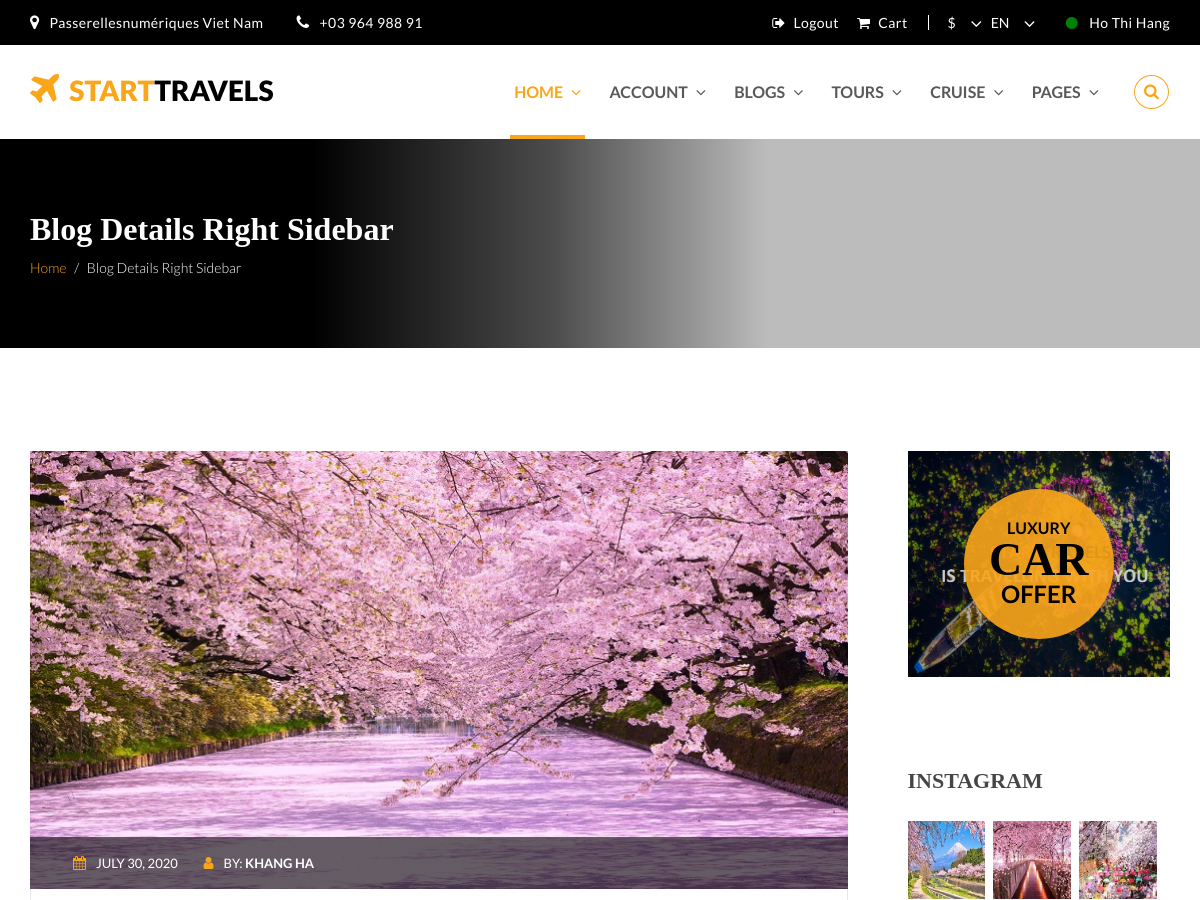
The page /blog-detail-right-sidebar.php (upper part) on the database as committed earlier.
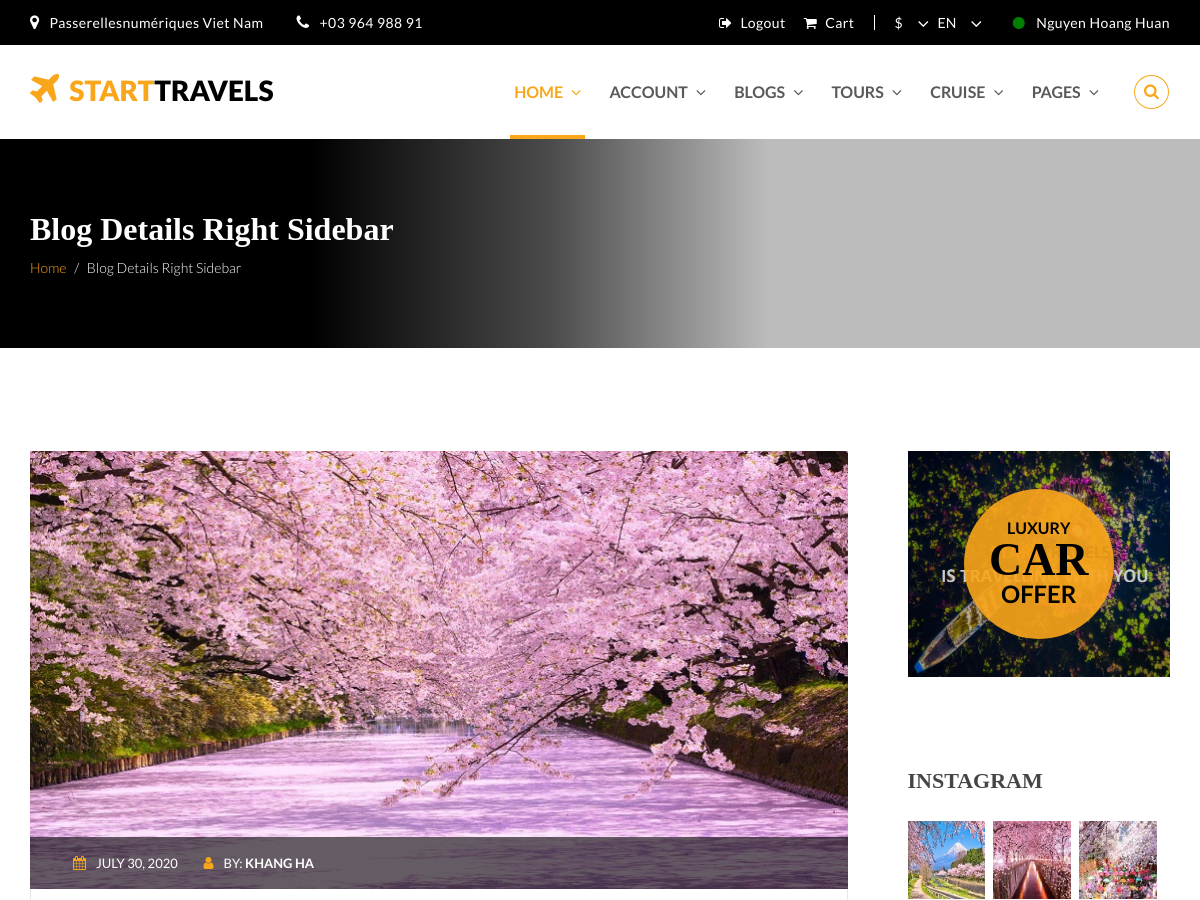
The same page on the database as committed later.
### tables this page shows
CREATE TABLE `activity` (
  `activity_id` int(11) NOT NULL,
  `activity_name` text NOT NULL,
  `activity_password` text NOT NULL
);

### login_set.php (called while the page is built, shortened)
<?php
class user{
    private $server ="localhost";
    private $username = "root";
    private $password;
    private $database="startravel";
private $link;
public function __construct(){
      try{
          $this->link=new mysqli($this->server,$this->username,$this->password,$this->database);
      }catch(Exception $e){
          echo "connection failed". $e->getMessage();
      }
}
 public function fetch(){
    $row=null;
    $query="select * from activity";
    if ($sql=$this->link->query($query)){
          while ($data=mysqli_fetch_assoc($sql)){
              $row[]=$data;
          }
    }
    return $row;
}
}
?>

### blog-detail-right-sidebar.php (the view, shortened to what this page needs)
<!doctype html>
<html lang="en">
<head>
    <link rel="stylesheet" href="css/bootstrap.min.css">
    <link rel="stylesheet" href="css/font-awesome.min.css">
    <link rel="stylesheet" href="css/style.css">
    <link rel="stylesheet" id="cpswitch" href="css/orange.css">
    <link rel="stylesheet" href="css/responsive.css">
</head>
<body>
    <div id="top-bar" class="tb-text-white">
        <div class="container">
            <div class="row">
                <div class="col-xs-12 col-sm-6 col-md-6 col-lg-6">
                    <div id="info">
                        <ul class="list-unstyled list-inline">
                            <li><span><i class="fa fa-map-marker"></i></span>Passerellesnumériques Viet Nam</li>
                            <li><span><i class="fa fa-phone"></i></span>+03 964 988 91</li>
                        </ul>
                    </div>
                </div>
                <div class="col-xs-12 col-sm-6 col-md-6 col-lg-6">
                    <div id="links">
                        <ul class="list-unstyled list-inline">
                            <li><a href="logout.php" id="thanh3"><span><i class="fa fa-sign-out"></i></span>Logout</a></li>
                            <li><a href="cart.php" id="thanh4"><span><i class="fa fa-shopping-cart"></i></span>Cart</a>
                            <li>
                                <form>
                                    <ul class="list-inline">
                                        <li>
                                            <div class="form-group currency">
                                                <span><i class="fa fa-angle-down"></i></span>
                                                <select class="form-control">
                                                         <option value="">$</option>
                                                     </select>
                                            </div>
                                        </li>
                                        <li>
                                            <div class="form-group language">
                                                <span><i class="fa fa-angle-down"></i></span>
                                                <select class="form-control">
                                                         <option value="">EN</option>
                                                     </select>
                                            </div>
                                        </li>
                                        <li>
                                            <a id="ten"><span><i class="fa fa-circle blackiconcolor"></i></span>
                                                <?php
                                                include('login_set.php');
                                                $ten = new user();
                                                $rows = $ten->fetch();
                                                if (!empty($rows)) {
                                                    foreach ($rows as $row) {
                                                        $name = $row['activity_name'];
                                                    }
                                                    echo $name;
                                                }
                                                ?></a>
                                        </li>
                                    </ul>
                                </form>
                            </li>
                        </ul>
                    </div>
                </div>
            </div>
        </div>
    </div>
    <nav class="navbar navbar-default main-navbar navbar-custom navbar-white" id="mynavbar-1">
        <div class="container">
            <div class="navbar-header">
                <a href="index.php" class="navbar-brand"><span><i class="fa fa-plane"></i>START</span>TRAVELS</a>
            </div>
            <div class="collapse navbar-collapse" id="myNavbar1">
                <ul class="nav navbar-nav navbar-right navbar-search-link">
                    <li class="dropdown active"><a href="#" class="dropdown-toggle" data-toggle="dropdown">HOME<span><i class="fa fa-angle-down"></i></span></a>
                    </li>
                    <li class="dropdown"><a href="#" class="dropdown-toggle" data-toggle="dropdown">Account<span><i class="fa fa-angle-down"></i></span></a>
                    </li>
                    <li class="dropdown"><a href="#" class="dropdown-toggle" data-toggle="dropdown">Blogs<span><i class="fa fa-angle-down"></i></span></a>
                    </li>
                    <li class="dropdown"><a href="#" class="dropdown-toggle" data-toggle="dropdown">Tours<span><i class="fa fa-angle-down"></i></span></a>
                    </li>
                    <li class="dropdown"><a href="#" class="dropdown-toggle" data-toggle="dropdown">Cruise<span><i class="fa fa-angle-down"></i></span></a>
                    </li>
                    <li class="dropdown"><a href="#" class="dropdown-toggle" data-toggle="dropdown">Pages<span><i class="fa fa-angle-down"></i></span></a>
                    </li>
                    <li><a href="javascript:void(0)" class="search-button"><span><i class="fa fa-search"></i></span></a></li>
                </ul>
            </div>
        </div>
    </nav>
    <section class="page-cover" id="cover-blog-details">
        <div class="container">
            <div class="row">
                <div class="col-sm-12">
                    <h1 class="page-title">Blog Details Right Sidebar</h1>
                    <ul class="breadcrumb">
                        <li><a href="index.php">Home</a></li>
                        <li class="active">Blog Details Right Sidebar</li>
                    </ul>
                </div>
            </div>
        </div>
    </section>
    <section class="innerpage-wrapper">
        <div id="blog-details" class="innerpage-section-padding">
            <div class="container">
                <div class="row">
                    <div class="col-xs-12 col-sm-12 col-md-9 col-lg-9 content-side">
                        <div class="space-right">
                            <div class="blog-post">
                                <div class="main-img blog-post-img">
                                    <img src="images/141711.jpg" class="img-responsive" alt="blog-post-image" />
                                    <div class="main-mask blog-post-info">
                                        <ul class="list-inline list-unstyled blog-post-info">
                                            <li><span><i class="fa fa-calendar"></i></span>July 30, 2020</li>
                                            <li><span><i class="fa fa-user"></i></span>By: <a href="#">Khang Ha</a></li>
                                        </ul>
                                    </div>
                                </div>
                                <div class="blog-post-detail">
                                </div>
                            </div>
                        </div>
                    </div>
                    <div class="col-xs-12 col-sm-12 col-md-3 col-lg-3 side-bar blog-sidebar right-side-bar">
                        <div class="row">
                            <div class="col-xs-12 col-sm-6 col-md-12">
                                <div class="side-bar-block main-block ad-block">
                                    <div class="main-img ad-img">
                                        <a href="#">
                                            <div class="ad-mask">
                                                <div class="ad-text">
                                                    <span>Luxury</span>
                                                    <h2>Car</h2>
                                                    <span>Offer</span>
                                                </div>
                                            </div>
                                        </a>
                                    </div>
                                </div>
                            </div>
                            <div class="col-xs-12 col-sm-6 col-md-12">
                                <div class="side-bar-block instagram">
                                    <h2 class="side-bar-heading">Instagram</h2>
                                    <ul class="list-unstyled list-inline">
                                        <li>
                                            <a href="#"><img src="images/hoa1.jpg" class="img-responsive" alt="insta-img" /></a>
                                        </li>
                                        <li>
                                            <a href="#"><img src="images/hoa2.jpg" class="img-responsive" alt="insta-img" /></a>
                                        </li>
                                        <li>
                                            <a href="#"><img src="images/hoa3.jfif" class="img-responsive" alt="insta-img" /></a>
                                        </li>
                                    </ul>
                                </div>
                            </div>
                        </div>
                    </div>
                </div>
            </div>
        </div>
    </section>
</body>
</html>

### css/orange.css (style rules this page uses)
#thanh4 { display: none; }
#thanh3 { display: none; }
.blackiconcolor { color: green; }
#ten { display: none; }
#top-bar { background-color: #000; }
#top-bar .form-group select { background: none; -webkit-appearance: none; -moz-appearance: none; border: 0px; box-shadow: none; }
#top-bar .form-group select option { color: black; }
#top-bar.tb-text-white #links ul li a, #top-bar.tb-text-white #info ul li, #top-bar.tb-text-white .form-group select, #top-bar.tb-text-white .form-group .fa { color: white; }
#top-bar.tb-text-white #links>ul>li form:after { background: white; }
.navbar-white { background: white; }
.main-navbar { border: 0px; border-radius: 0px; }
.main-navbar .navbar-header .navbar-brand { color: #000; font-weight: 900; }
.main-navbar .navbar-header .navbar-brand span { color: #faa61a; }
.main-navbar .navbar-collapse { border-color: #f2f2f2; }
.main-navbar .nav>li>a { color: #58595b; }
.main-navbar .navbar-nav>li::before { background: #faa61a; }
.main-navbar .nav>li>a:hover, .main-navbar .nav>li>a:focus, .main-navbar .nav>li>a:focus:hover, .main-navbar .nav>li.active>a, .main-navbar .nav>li.active>a:focus, .main-navbar .nav>li.active>a:hover, .main-navbar .nav>li.active>a:focus:hover { color: #faa61a; background-color: transparent; }
.main-navbar .navbar-search-link>li:last-child a { border: 1px solid #faa61a; color: #faa61a; border-radius: 100%; }
.main-mask { background: rgba(0, 0, 0, 0.8); }
.page-cover { color: white; }
.page-cover::before { background: linear-gradient( to right, rgba(0, 0, 0, 1) 0%, rgba(0, 0, 0, 1) 26%, rgba(0, 0, 0, 0.6) 46%, rgba(0, 0, 0, 0) 64%, rgba(0, 0, 0, 0) 100%); }
.page-cover .breadcrumb { background: none; }
.page-cover .breadcrumb li a { color: #faa61a; }
.page-cover .breadcrumb>li+li::before, .page-cover .breadcrumb li.active { color: white; }
#cover-blog-details { background: url('../images/cover-blog-details.jpg') 50% 90%; background-size: cover; }
.side-bar .side-bar-heading { color: #444546; }
.side-bar .ad-mask { background: rgba(0, 0, 0, 0.2); }
.side-bar .ad-mask .ad-text { background: rgba(250, 166, 26, 0.9); color: black; border-radius: 100%; }
.blog-post-img .main-mask { background: rgba(0, 0, 0, 0.6); }
.blog-post-img .main-mask, .blog-post-img .main-mask .blog-post-info li a { color: white; }
.blog-post-img .main-mask .blog-post-info li .fa { color: #faa61a; }
.blog-post-detail { border: 1px solid #e6e7e8; border-top: 0px; }

### css/responsive.css (style rules this page uses)
@media (min-width:992px) { .space-right { padding-right:30px; } }
@media (min-width:992px) { #top-bar #links ul li form { margin-left:15px; } }
@media (min-width:1200px) { .main-navbar.navbar-custom .navbar-brand { padding-top: 24px; } }
@media (min-width:1200px) { .main-navbar.navbar-custom .navbar-nav > li { padding: 22px 0; -webkit-transition: padding 0.3s; -moz-transition: padding 0.3s; transition: padding 0.3s; margin:0px 1px; } }
@media (min-width:1200px) { .main-navbar .nav > li > a { padding-left:0px; padding-right:0px; margin:0px 13px; } }
@media (min-width:1200px) { .main-navbar .navbar-nav > li:last-child a { margin-right:0px; } }
@media (min-width:1200px) { .main-navbar .navbar-nav > li:last-child { margin-left:12px; } }
@media (min-width:1200px) { .main-navbar .navbar-search-link > li:last-child { margin-left:8px; margin-top:6px; } }
@media (min-width:1200px) { .main-navbar .navbar-nav > li.active::before { width: 80%; } }
@media (min-width: 768px) { .main-navbar.navbar-custom .navbar-brand { font-size: 2.0em; -webkit-transition: all 0.3s; -moz-transition: all 0.3s; transition: all 0.3s; } }
@media (min-width: 768px) { .main-navbar.navbar-custom .navbar-brand .fa { font-size: 1.33em; -webkit-transition: all 0.3s; -moz-transition: all 0.3s; transition: all 0.3s; } }

Rows that differ between the two databases and show on the page:
removed activity: activity_name "Ho Thi Hang"
added activity: activity_name "Nguyen Hoang Huan"
